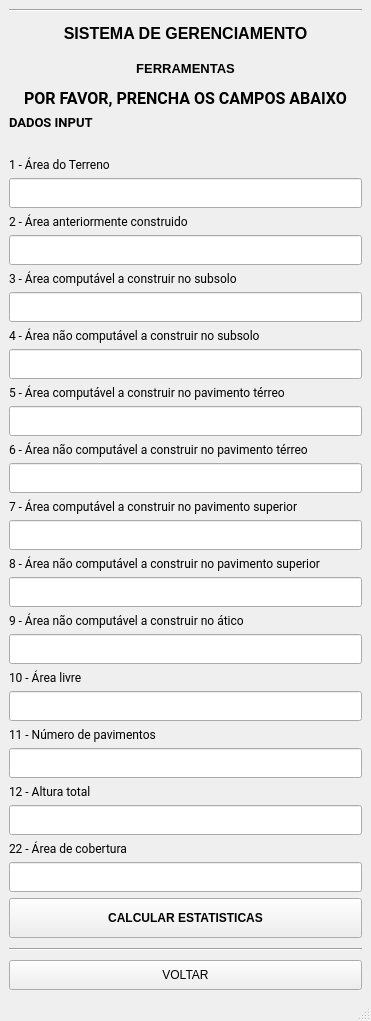
<?xml version="1.0" encoding="UTF-8"?>
<ui version="4.0">
 <class>MainWindow</class>
 <widget class="QMainWindow" name="MainWindow">
  <property name="geometry">
   <rect>
    <x>0</x>
    <y>0</y>
    <width>371</width>
    <height>1021</height>
   </rect>
  </property>
  <property name="windowTitle">
   <string>MainWindow</string>
  </property>
  <widget class="QWidget" name="centralwidget">
   <layout class="QGridLayout" name="gridLayout">
    <item row="3" column="0">
     <layout class="QVBoxLayout" name="verticalLayout_3">
      <item>
       <widget class="QLabel" name="label_3">
        <property name="font">
         <font>
          <family>Roboto</family>
          <pointsize>12</pointsize>
          <weight>75</weight>
          <bold>true</bold>
         </font>
        </property>
        <property name="text">
         <string>POR FAVOR, PRENCHA OS CAMPOS ABAIXO</string>
        </property>
        <property name="alignment">
         <set>Qt::AlignHCenter|Qt::AlignTop</set>
        </property>
       </widget>
      </item>
      <item>
       <widget class="QLabel" name="label_5">
        <property name="font">
         <font>
          <family>Roboto</family>
          <pointsize>10</pointsize>
          <weight>75</weight>
          <bold>true</bold>
         </font>
        </property>
        <property name="text">
         <string>DADOS INPUT</string>
        </property>
       </widget>
      </item>
      <item>
       <spacer name="horizontalSpacer">
        <property name="orientation">
         <enum>Qt::Horizontal</enum>
        </property>
        <property name="sizeHint" stdset="0">
         <size>
          <width>40</width>
          <height>20</height>
         </size>
        </property>
       </spacer>
      </item>
      <item>
       <widget class="QLabel" name="label_12">
        <property name="font">
         <font>
          <family>Roboto</family>
         </font>
        </property>
        <property name="text">
         <string>1 - Área do Terreno</string>
        </property>
       </widget>
      </item>
      <item>
       <widget class="QLineEdit" name="input_area_do_terreno">
        <property name="minimumSize">
         <size>
          <width>0</width>
          <height>30</height>
         </size>
        </property>
        <property name="font">
         <font>
          <family>Roboto</family>
         </font>
        </property>
       </widget>
      </item>
      <item>
       <widget class="QLabel" name="label_11">
        <property name="font">
         <font>
          <family>Roboto</family>
         </font>
        </property>
        <property name="text">
         <string>2 - Área anteriormente construido</string>
        </property>
       </widget>
      </item>
      <item>
       <widget class="QLineEdit" name="input_area_anteriormente_construido">
        <property name="minimumSize">
         <size>
          <width>0</width>
          <height>30</height>
         </size>
        </property>
        <property name="font">
         <font>
          <family>Roboto</family>
         </font>
        </property>
       </widget>
      </item>
      <item>
       <widget class="QLabel" name="label_10">
        <property name="font">
         <font>
          <family>Roboto</family>
         </font>
        </property>
        <property name="text">
         <string>3 - Área computável a construir no subsolo</string>
        </property>
       </widget>
      </item>
      <item>
       <widget class="QLineEdit" name="input_area_computavel_a_construir_no_subsolo">
        <property name="minimumSize">
         <size>
          <width>0</width>
          <height>30</height>
         </size>
        </property>
        <property name="font">
         <font>
          <family>Roboto</family>
         </font>
        </property>
       </widget>
      </item>
      <item>
       <widget class="QLabel" name="label_9">
        <property name="font">
         <font>
          <family>Roboto</family>
         </font>
        </property>
        <property name="text">
         <string>4 - Área não computável a construir no subsolo</string>
        </property>
       </widget>
      </item>
      <item>
       <widget class="QLineEdit" name="input_area_nao_computavel_a_construir_no_subsolo">
        <property name="minimumSize">
         <size>
          <width>0</width>
          <height>30</height>
         </size>
        </property>
        <property name="font">
         <font>
          <family>Roboto</family>
         </font>
        </property>
       </widget>
      </item>
      <item>
       <widget class="QLabel" name="label_4">
        <property name="font">
         <font>
          <family>Roboto</family>
         </font>
        </property>
        <property name="text">
         <string>5 - Área computável a construir no pavimento térreo</string>
        </property>
       </widget>
      </item>
      <item>
       <widget class="QLineEdit" name="input_area_computavel_a_construir_terreo">
        <property name="minimumSize">
         <size>
          <width>0</width>
          <height>30</height>
         </size>
        </property>
        <property name="font">
         <font>
          <family>Roboto</family>
         </font>
        </property>
       </widget>
      </item>
      <item>
       <widget class="QLabel" name="label_6">
        <property name="font">
         <font>
          <family>Roboto</family>
         </font>
        </property>
        <property name="text">
         <string>6 - Área não computável a construir no pavimento térreo</string>
        </property>
       </widget>
      </item>
      <item>
       <widget class="QLineEdit" name="input_area_nao_computavel_a_construir_terreo">
        <property name="minimumSize">
         <size>
          <width>0</width>
          <height>30</height>
         </size>
        </property>
        <property name="font">
         <font>
          <family>Roboto</family>
         </font>
        </property>
       </widget>
      </item>
      <item>
       <widget class="QLabel" name="label_7">
        <property name="font">
         <font>
          <family>Roboto</family>
         </font>
        </property>
        <property name="text">
         <string>7 - Área computável a construir no pavimento superior</string>
        </property>
       </widget>
      </item>
      <item>
       <widget class="QLineEdit" name="input_area_computavel_a_construir_pavSup">
        <property name="minimumSize">
         <size>
          <width>0</width>
          <height>30</height>
         </size>
        </property>
        <property name="font">
         <font>
          <family>Roboto</family>
         </font>
        </property>
       </widget>
      </item>
      <item>
       <widget class="QLabel" name="label_8">
        <property name="font">
         <font>
          <family>Roboto</family>
         </font>
        </property>
        <property name="text">
         <string>8 - Área não computável a construir no pavimento superior</string>
        </property>
       </widget>
      </item>
      <item>
       <widget class="QLineEdit" name="input_area_nao_computavel_a_construir_pavSup">
        <property name="minimumSize">
         <size>
          <width>0</width>
          <height>30</height>
         </size>
        </property>
        <property name="font">
         <font>
          <family>Roboto</family>
         </font>
        </property>
       </widget>
      </item>
      <item>
       <widget class="QLabel" name="label_24">
        <property name="font">
         <font>
          <family>Roboto</family>
         </font>
        </property>
        <property name="text">
         <string>9 - Área não computável a construir no ático</string>
        </property>
       </widget>
      </item>
      <item>
       <widget class="QLineEdit" name="input_area_nao_computavel_a_construir_atico">
        <property name="minimumSize">
         <size>
          <width>0</width>
          <height>30</height>
         </size>
        </property>
        <property name="font">
         <font>
          <family>Roboto</family>
         </font>
        </property>
       </widget>
      </item>
      <item>
       <widget class="QLabel" name="label_23">
        <property name="font">
         <font>
          <family>Roboto</family>
         </font>
        </property>
        <property name="text">
         <string>10 - Área livre</string>
        </property>
       </widget>
      </item>
      <item>
       <widget class="QLineEdit" name="input_area_livre">
        <property name="minimumSize">
         <size>
          <width>0</width>
          <height>30</height>
         </size>
        </property>
        <property name="font">
         <font>
          <family>Roboto</family>
         </font>
        </property>
       </widget>
      </item>
      <item>
       <widget class="QLabel" name="label_25">
        <property name="font">
         <font>
          <family>Roboto</family>
         </font>
        </property>
        <property name="text">
         <string>11 - Número de pavimentos</string>
        </property>
       </widget>
      </item>
      <item>
       <widget class="QLineEdit" name="input_numero_de_pavimento">
        <property name="minimumSize">
         <size>
          <width>0</width>
          <height>30</height>
         </size>
        </property>
        <property name="font">
         <font>
          <family>Roboto</family>
         </font>
        </property>
       </widget>
      </item>
      <item>
       <widget class="QLabel" name="label_28">
        <property name="font">
         <font>
          <family>Roboto</family>
         </font>
        </property>
        <property name="text">
         <string>12 - Altura total</string>
        </property>
       </widget>
      </item>
      <item>
       <widget class="QLineEdit" name="input_altura_total">
        <property name="minimumSize">
         <size>
          <width>0</width>
          <height>30</height>
         </size>
        </property>
        <property name="font">
         <font>
          <family>Roboto</family>
         </font>
        </property>
       </widget>
      </item>
      <item>
       <widget class="QLabel" name="label_27">
        <property name="font">
         <font>
          <family>Roboto</family>
         </font>
        </property>
        <property name="text">
         <string>22 - Área de cobertura</string>
        </property>
       </widget>
      </item>
      <item>
       <widget class="QLineEdit" name="input_area_de_cobertura">
        <property name="minimumSize">
         <size>
          <width>0</width>
          <height>30</height>
         </size>
        </property>
        <property name="font">
         <font>
          <family>Roboto</family>
         </font>
        </property>
       </widget>
      </item>
     </layout>
    </item>
    <item row="0" column="0">
     <widget class="Line" name="line">
      <property name="orientation">
       <enum>Qt::Horizontal</enum>
      </property>
     </widget>
    </item>
    <item row="2" column="0">
     <widget class="QLabel" name="label_2">
      <property name="font">
       <font>
        <pointsize>10</pointsize>
        <weight>75</weight>
        <bold>true</bold>
       </font>
      </property>
      <property name="text">
       <string>FERRAMENTAS</string>
      </property>
      <property name="alignment">
       <set>Qt::AlignCenter</set>
      </property>
     </widget>
    </item>
    <item row="1" column="0">
     <widget class="QLabel" name="label">
      <property name="font">
       <font>
        <pointsize>12</pointsize>
        <weight>75</weight>
        <italic>false</italic>
        <bold>true</bold>
        <underline>false</underline>
        <strikeout>false</strikeout>
        <kerning>true</kerning>
       </font>
      </property>
      <property name="text">
       <string>SISTEMA DE GERENCIAMENTO</string>
      </property>
      <property name="alignment">
       <set>Qt::AlignCenter</set>
      </property>
     </widget>
    </item>
    <item row="4" column="0">
     <layout class="QVBoxLayout" name="verticalLayout_2">
      <item>
       <widget class="QPushButton" name="btn_calcular">
        <property name="minimumSize">
         <size>
          <width>45</width>
          <height>40</height>
         </size>
        </property>
        <property name="font">
         <font>
          <weight>75</weight>
          <bold>true</bold>
         </font>
        </property>
        <property name="text">
         <string>CALCULAR ESTATISTICAS</string>
        </property>
       </widget>
      </item>
      <item>
       <widget class="Line" name="line_3">
        <property name="minimumSize">
         <size>
          <width>0</width>
          <height>10</height>
         </size>
        </property>
        <property name="orientation">
         <enum>Qt::Horizontal</enum>
        </property>
       </widget>
      </item>
      <item>
       <widget class="QPushButton" name="btn_voltar">
        <property name="minimumSize">
         <size>
          <width>45</width>
          <height>30</height>
         </size>
        </property>
        <property name="text">
         <string>VOLTAR</string>
        </property>
       </widget>
      </item>
     </layout>
    </item>
   </layout>
  </widget>
  <widget class="QMenuBar" name="menubar">
   <property name="geometry">
    <rect>
     <x>0</x>
     <y>0</y>
     <width>371</width>
     <height>21</height>
    </rect>
   </property>
  </widget>
  <widget class="QStatusBar" name="statusbar"/>
 </widget>
 <resources/>
 <connections/>
</ui>
